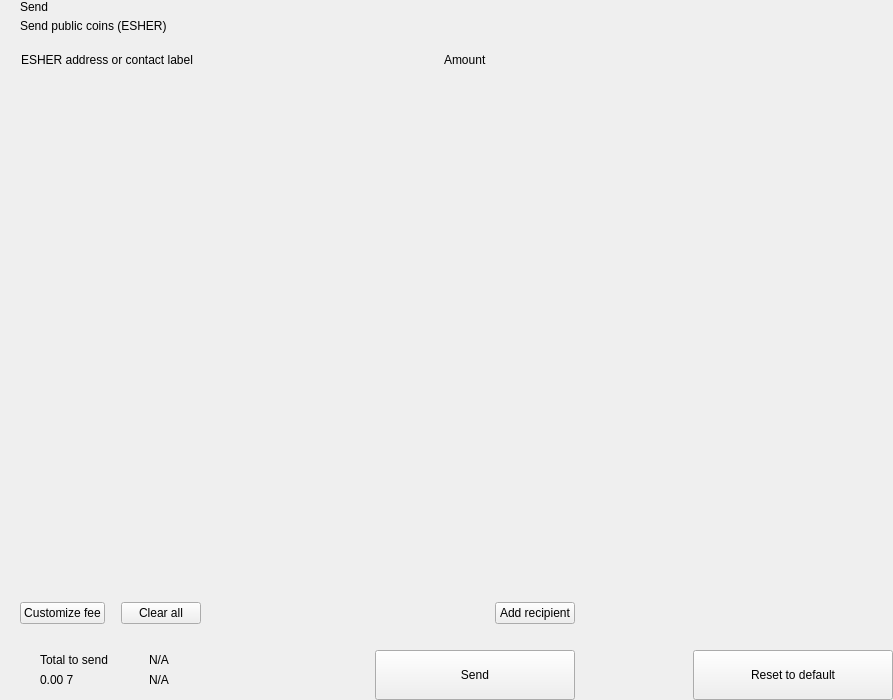
<?xml version="1.0" encoding="UTF-8"?>
<ui version="4.0">
 <class>send</class>
 <widget class="QWidget" name="send">
  <property name="geometry">
   <rect>
    <x>0</x>
    <y>0</y>
    <width>893</width>
    <height>700</height>
   </rect>
  </property>
  <property name="windowTitle">
   <string>Form</string>
  </property>
  <layout class="QHBoxLayout" name="horizontalLayout_2" stretch="2,1">
   <property name="spacing">
    <number>0</number>
   </property>
   <property name="leftMargin">
    <number>0</number>
   </property>
   <property name="topMargin">
    <number>0</number>
   </property>
   <property name="rightMargin">
    <number>0</number>
   </property>
   <property name="bottomMargin">
    <number>0</number>
   </property>
   <item>
    <widget class="QWidget" name="left" native="true">
     <layout class="QVBoxLayout" name="verticalLayout_3">
      <property name="spacing">
       <number>0</number>
      </property>
      <property name="leftMargin">
       <number>0</number>
      </property>
      <property name="topMargin">
       <number>0</number>
      </property>
      <property name="rightMargin">
       <number>0</number>
      </property>
      <property name="bottomMargin">
       <number>0</number>
      </property>
      <item>
       <layout class="QVBoxLayout" name="verticalLayout_22" stretch="0,0,0,1,0,0,0,0">
        <property name="spacing">
         <number>0</number>
        </property>
        <item>
         <layout class="QHBoxLayout" name="horizontalLayout_3">
          <property name="spacing">
           <number>0</number>
          </property>
          <property name="leftMargin">
           <number>20</number>
          </property>
          <property name="rightMargin">
           <number>20</number>
          </property>
          <item>
           <layout class="QVBoxLayout" name="verticalLayout">
            <property name="spacing">
             <number>5</number>
            </property>
            <item>
             <widget class="QLabel" name="labelTitle">
              <property name="text">
               <string>Send</string>
              </property>
              <property name="alignment">
               <set>Qt::AlignLeading|Qt::AlignLeft|Qt::AlignVCenter</set>
              </property>
             </widget>
            </item>
            <item>
             <widget class="QLabel" name="labelSubtitle1">
              <property name="text">
               <string>Send public coins (ESHER)</string>
              </property>
             </widget>
            </item>
           </layout>
          </item>
          <item>
           <spacer name="horizontalSpacer">
            <property name="orientation">
             <enum>Qt::Horizontal</enum>
            </property>
            <property name="sizeHint" stdset="0">
             <size>
              <width>40</width>
              <height>20</height>
             </size>
            </property>
           </spacer>
          </item>
         </layout>
        </item>
        <item>
         <spacer name="verticalSpacer_2">
          <property name="orientation">
           <enum>Qt::Vertical</enum>
          </property>
          <property name="sizeType">
           <enum>QSizePolicy::Fixed</enum>
          </property>
          <property name="sizeHint" stdset="0">
           <size>
            <width>20</width>
            <height>20</height>
           </size>
          </property>
         </spacer>
        </item>
        <item>
         <layout class="QHBoxLayout" name="horizontalLayout" stretch="6,0,2">
          <property name="spacing">
           <number>0</number>
          </property>
          <property name="leftMargin">
           <number>10</number>
          </property>
          <property name="topMargin">
           <number>0</number>
          </property>
          <property name="rightMargin">
           <number>20</number>
          </property>
          <property name="bottomMargin">
           <number>0</number>
          </property>
          <item>
           <widget class="QLabel" name="labelSubtitleAddress">
            <property name="styleSheet">
             <string notr="true">margin-left:8px;</string>
            </property>
            <property name="text">
             <string>ESHER address or contact label</string>
            </property>
           </widget>
          </item>
          <item>
           <spacer name="horizontalSpacer_3">
            <property name="orientation">
             <enum>Qt::Horizontal</enum>
            </property>
            <property name="sizeType">
             <enum>QSizePolicy::Fixed</enum>
            </property>
            <property name="sizeHint" stdset="0">
             <size>
              <width>40</width>
              <height>1</height>
             </size>
            </property>
           </spacer>
          </item>
          <item>
           <widget class="QLabel" name="labelSubtitleAmount">
            <property name="text">
             <string>Amount</string>
            </property>
           </widget>
          </item>
         </layout>
        </item>
        <item>
         <widget class="QScrollArea" name="scrollArea">
          <property name="minimumSize">
           <size>
            <width>0</width>
            <height>350</height>
           </size>
          </property>
          <property name="styleSheet">
           <string notr="true">#scrollArea {
            background:transparent;
            margin-top:10px;
}</string>
          </property>
          <property name="horizontalScrollBarPolicy">
           <enum>Qt::ScrollBarAlwaysOff</enum>
          </property>
          <property name="sizeAdjustPolicy">
           <enum>QAbstractScrollArea::AdjustIgnored</enum>
          </property>
          <property name="widgetResizable">
           <bool>true</bool>
          </property>
          <property name="alignment">
           <set>Qt::AlignLeading|Qt::AlignLeft|Qt::AlignTop</set>
          </property>
          <widget class="QWidget" name="scrollAreaWidgetContents">
           <property name="geometry">
            <rect>
             <x>0</x>
             <y>0</y>
             <width>591</width>
             <height>16</height>
            </rect>
           </property>
           <property name="sizePolicy">
            <sizepolicy hsizetype="Preferred" vsizetype="Maximum">
             <horstretch>0</horstretch>
             <verstretch>0</verstretch>
            </sizepolicy>
           </property>
           <property name="autoFillBackground">
            <bool>false</bool>
           </property>
           <property name="styleSheet">
            <string notr="true">#scrollAreaWidgetContents {
             background:transparent;
             }</string>
           </property>
           <layout class="QVBoxLayout" name="verticalLayout_7">
            <property name="spacing">
             <number>0</number>
            </property>
            <property name="sizeConstraint">
             <enum>QLayout::SetDefaultConstraint</enum>
            </property>
            <property name="leftMargin">
             <number>0</number>
            </property>
            <property name="topMargin">
             <number>0</number>
            </property>
            <property name="rightMargin">
             <number>0</number>
            </property>
            <property name="bottomMargin">
             <number>0</number>
            </property>
           </layout>
          </widget>
         </widget>
        </item>
        <item>
         <spacer name="verticalSpacer_4">
          <property name="orientation">
           <enum>Qt::Vertical</enum>
          </property>
          <property name="sizeType">
           <enum>QSizePolicy::Fixed</enum>
          </property>
          <property name="sizeHint" stdset="0">
           <size>
            <width>20</width>
            <height>20</height>
           </size>
          </property>
         </spacer>
        </item>
        <item>
         <layout class="QHBoxLayout" name="horizontalLayout_20">
          <property name="spacing">
           <number>6</number>
          </property>
          <property name="leftMargin">
           <number>20</number>
          </property>
          <property name="rightMargin">
           <number>20</number>
          </property>
          <item>
           <widget class="QPushButton" name="pushButtonFee">
            <property name="focusPolicy">
             <enum>Qt::NoFocus</enum>
            </property>
            <property name="text">
             <string>Customize fee</string>
            </property>
           </widget>
          </item>
          <item>
           <spacer name="horizontalSpacer_11">
            <property name="orientation">
             <enum>Qt::Horizontal</enum>
            </property>
            <property name="sizeType">
             <enum>QSizePolicy::Minimum</enum>
            </property>
            <property name="sizeHint" stdset="0">
             <size>
              <width>10</width>
              <height>20</height>
             </size>
            </property>
           </spacer>
          </item>
          <item>
           <widget class="QPushButton" name="pushButtonClear">
            <property name="focusPolicy">
             <enum>Qt::NoFocus</enum>
            </property>
            <property name="layoutDirection">
             <enum>Qt::RightToLeft</enum>
            </property>
            <property name="text">
             <string>Clear all</string>
            </property>
           </widget>
          </item>
          <item>
           <spacer name="horizontalSpacer_2">
            <property name="orientation">
             <enum>Qt::Horizontal</enum>
            </property>
            <property name="sizeHint" stdset="0">
             <size>
              <width>40</width>
              <height>20</height>
             </size>
            </property>
           </spacer>
          </item>
          <item>
           <widget class="QPushButton" name="pushButtonAddRecipient">
            <property name="focusPolicy">
             <enum>Qt::NoFocus</enum>
            </property>
            <property name="text">
             <string>Add recipient</string>
            </property>
           </widget>
          </item>
         </layout>
        </item>
        <item>
         <spacer name="verticalSpacer">
          <property name="orientation">
           <enum>Qt::Vertical</enum>
          </property>
          <property name="sizeType">
           <enum>QSizePolicy::Fixed</enum>
          </property>
          <property name="sizeHint" stdset="0">
           <size>
            <width>20</width>
            <height>16</height>
           </size>
          </property>
         </spacer>
        </item>
        <item>
         <layout class="QHBoxLayout" name="horizontalLayout_7">
          <property name="rightMargin">
           <number>20</number>
          </property>
          <item>
           <layout class="QHBoxLayout" name="horizontalLayout_10">
            <property name="spacing">
             <number>0</number>
            </property>
            <property name="leftMargin">
             <number>8</number>
            </property>
            <item>
             <widget class="QStackedWidget" name="stackedWidget">
              <property name="minimumSize">
               <size>
                <width>0</width>
                <height>60</height>
               </size>
              </property>
              <property name="maximumSize">
               <size>
                <width>16777215</width>
                <height>60</height>
               </size>
              </property>
              <widget class="QWidget" name="page1">
               <layout class="QVBoxLayout" name="verticalLayout_71" stretch="0">
                <property name="spacing">
                 <number>6</number>
                </property>
                <property name="leftMargin">
                 <number>12</number>
                </property>
                <property name="topMargin">
                 <number>0</number>
                </property>
                <property name="rightMargin">
                 <number>0</number>
                </property>
                <property name="bottomMargin">
                 <number>0</number>
                </property>
                <item>
                 <widget class="QWidget" name="coinWidget" native="true">
                  <property name="minimumSize">
                   <size>
                    <width>0</width>
                    <height>60</height>
                   </size>
                  </property>
                  <property name="maximumSize">
                   <size>
                    <width>16777215</width>
                    <height>60</height>
                   </size>
                  </property>
                  <layout class="QHBoxLayout" name="horizontalLayout_9">
                   <property name="spacing">
                    <number>0</number>
                   </property>
                   <property name="leftMargin">
                    <number>20</number>
                   </property>
                   <property name="topMargin">
                    <number>10</number>
                   </property>
                   <property name="rightMargin">
                    <number>20</number>
                   </property>
                   <property name="bottomMargin">
                    <number>10</number>
                   </property>
                   <item>
                    <layout class="QVBoxLayout" name="verticalSend">
                     <property name="spacing">
                      <number>0</number>
                     </property>
                     <item>
                      <widget class="QLabel" name="labelTitleTotalSend">
                       <property name="text">
                        <string>Total to send</string>
                       </property>
                      </widget>
                     </item>
                     <item>
                      <widget class="QLabel" name="labelAmountSend">
                       <property name="text">
                        <string notr="true">0.00 7</string>
                       </property>
                      </widget>
                     </item>
                    </layout>
                   </item>
                   <item>
                    <spacer name="horizontalSpacer_9">
                     <property name="orientation">
                      <enum>Qt::Horizontal</enum>
                     </property>
                     <property name="sizeType">
                      <enum>QSizePolicy::Fixed</enum>
                     </property>
                     <property name="sizeHint" stdset="0">
                      <size>
                       <width>20</width>
                       <height>20</height>
                      </size>
                     </property>
                    </spacer>
                   </item>
                   <item>
                    <widget class="QLabel" name="labelLine">
                     <property name="minimumSize">
                      <size>
                       <width>1</width>
                       <height>0</height>
                      </size>
                     </property>
                     <property name="maximumSize">
                      <size>
                       <width>1</width>
                       <height>16777215</height>
                      </size>
                     </property>
                     <property name="text">
                      <string/>
                     </property>
                    </widget>
                   </item>
                   <item>
                    <spacer name="horizontalSpacer_10">
                     <property name="orientation">
                      <enum>Qt::Horizontal</enum>
                     </property>
                     <property name="sizeType">
                      <enum>QSizePolicy::Fixed</enum>
                     </property>
                     <property name="sizeHint" stdset="0">
                      <size>
                       <width>20</width>
                       <height>20</height>
                      </size>
                     </property>
                    </spacer>
                   </item>
                   <item>
                    <layout class="QVBoxLayout" name="verticalRemaining">
                     <property name="spacing">
                      <number>0</number>
                     </property>
                     <item>
                      <widget class="QLabel" name="labelTitleTotalRemaining">
                       <property name="text">
                        <string notr="true">N/A</string>
                       </property>
                      </widget>
                     </item>
                     <item>
                      <widget class="QLabel" name="labelAmountRemaining">
                       <property name="text">
                        <string notr="true">N/A</string>
                       </property>
                      </widget>
                     </item>
                    </layout>
                   </item>
                  </layout>
                 </widget>
                </item>
               </layout>
              </widget>
              <widget class="QWidget" name="page_2"/>
             </widget>
            </item>
           </layout>
          </item>
          <item>
           <spacer name="horizontalSpacer_5">
            <property name="orientation">
             <enum>Qt::Horizontal</enum>
            </property>
            <property name="sizeType">
             <enum>QSizePolicy::Expanding</enum>
            </property>
            <property name="sizeHint" stdset="0">
             <size>
              <width>40</width>
              <height>20</height>
             </size>
            </property>
           </spacer>
          </item>
          <item alignment="Qt::AlignBottom">
           <widget class="QPushButton" name="pushButtonSave">
            <property name="minimumSize">
             <size>
              <width>200</width>
              <height>50</height>
             </size>
            </property>
            <property name="maximumSize">
             <size>
              <width>200</width>
              <height>50</height>
             </size>
            </property>
            <property name="focusPolicy">
             <enum>Qt::NoFocus</enum>
            </property>
            <property name="text">
             <string>Send</string>
            </property>
           </widget>
          </item>
         </layout>
        </item>
       </layout>
      </item>
     </layout>
    </widget>
   </item>
   <item>
    <widget class="QWidget" name="right" native="true">
     <layout class="QVBoxLayout" name="verticalLayout_5">
      <property name="leftMargin">
       <number>0</number>
      </property>
      <property name="topMargin">
       <number>0</number>
      </property>
      <property name="rightMargin">
       <number>0</number>
      </property>
      <property name="bottomMargin">
       <number>0</number>
      </property>
      <item>
       <layout class="QVBoxLayout" name="verticalLayout_4">
        <property name="spacing">
         <number>6</number>
        </property>
        <item>
         <widget class="OptionButton" name="btnCoinControl" native="true">
          <property name="minimumSize">
           <size>
            <width>0</width>
            <height>50</height>
           </size>
          </property>
         </widget>
        </item>
        <item>
         <widget class="OptionButton" name="btnChangeAddress" native="true">
          <property name="minimumSize">
           <size>
            <width>0</width>
            <height>50</height>
           </size>
          </property>
         </widget>
        </item>
        <item>
         <widget class="OptionButton" name="btnUri" native="true">
          <property name="minimumSize">
           <size>
            <width>0</width>
            <height>50</height>
           </size>
          </property>
         </widget>
        </item>
        <item>
         <spacer name="verticalSpacer_5">
          <property name="orientation">
           <enum>Qt::Vertical</enum>
          </property>
          <property name="sizeHint" stdset="0">
           <size>
            <width>20</width>
            <height>40</height>
           </size>
          </property>
         </spacer>
        </item>
        <item>
         <layout class="QHBoxLayout" name="horizontalLayout_8">
          <item>
           <spacer name="horizontalSpacer_7">
            <property name="orientation">
             <enum>Qt::Horizontal</enum>
            </property>
            <property name="sizeHint" stdset="0">
             <size>
              <width>40</width>
              <height>20</height>
             </size>
            </property>
           </spacer>
          </item>
          <item>
           <widget class="QPushButton" name="pushButtonReset">
            <property name="minimumSize">
             <size>
              <width>200</width>
              <height>50</height>
             </size>
            </property>
            <property name="maximumSize">
             <size>
              <width>200</width>
              <height>50</height>
             </size>
            </property>
            <property name="focusPolicy">
             <enum>Qt::NoFocus</enum>
            </property>
            <property name="text">
             <string>Reset to default</string>
            </property>
           </widget>
          </item>
         </layout>
        </item>
       </layout>
      </item>
     </layout>
    </widget>
   </item>
  </layout>
 </widget>
 <customwidgets>
  <customwidget>
   <class>OptionButton</class>
   <extends>QWidget</extends>
   <header>qt/pivx/optionbutton.h</header>
   <container>1</container>
  </customwidget>
 </customwidgets>
 <resources/>
 <connections/>
</ui>
